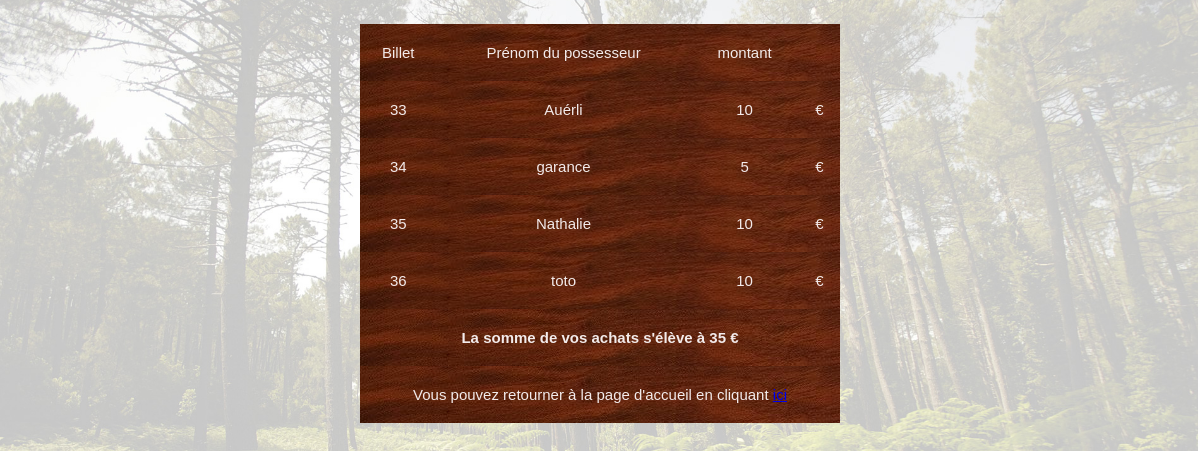
Page /Mon_Panier.php on the committed database.
### tables this page shows
CREATE TABLE `billet` (
  `ID_BILLET` int(11) NOT NULL,
  `ID_TARIF` int(11) NOT NULL,
  `ID_CLIENT` int(11) NOT NULL,
  `POSSESSEUR` varchar(50) NOT NULL
);

CREATE TABLE `tarif` (
  `ID_TARIF` int(11) NOT NULL,
  `MONTANT_TARIF` decimal(8,0) NOT NULL,
  `LIBELLE_TARIF` varchar(20) NOT NULL
);

### Mon_Panier.php (the view, shortened to what this page needs)
<!DOCTYPE html >
<html>
		<link rel="stylesheet" href="General.css">
	<body>
		<main>
		<?php
			include('Common/Connexion.php');
		?>
			<table id="tab_panier">
				<?php
				echo("<TR>" . "<TD> Billet </TD> " . "<TD> Prénom du possesseur </TD> " ." <TD > montant </TD> "."<TD> </TD>" ."</TR>");
				$q="SELECT ID_BILLET, POSSESSEUR, MONTANT_TARIF FROM billet B INNER JOIN tarif T on B.ID_TARIF=T.ID_TARIF WHERE ID_CLIENT IN (SELECT MAX(ID_CLIENT) FROM billet) ";
				$billets=$bdd->query($q);
				foreach ($billets as $billet)
					echo("<TR>"."<TD>".$billet['ID_BILLET'] . " </TD>" . " <TD>". $billet['POSSESSEUR'] . " </TD> " . "<TD>" . $billet['MONTANT_TARIF'] . "</TD>" . "<TD> " . "€" ."</TD></TR>" );
				?>
				<tr>
					<td colspan="4">
					 <?php
						echo(" <b>La somme de vos achats s'élève à<b> ");
						$q="SELECT SUM(MONTANT_TARIF) as total from billet B INNER JOIN tarif T on B.ID_TARIF=T.ID_TARIF WHERE ID_CLIENT IN (SELECT MAX(ID_CLIENT) FROM billet)";
						$billets=$bdd->query($q);
						foreach($billets as $billet)
						echo($billet["total"]. " €");
					?>
					</td>
				</tr>
				<tr>
					<td colspan="4">
						Vous pouvez retourner à la page d'accueil en cliquant <a href="accueil.php" > ici </a>
					</td>
				</tr>
			</table>
		</main>
	</body>
</html>

### General.css (style rules this page uses)
body { margin: 0px; font-family: sans-serif; background: url(images/fond.jpg)no-repeat center center fixed; background-size:cover; }
#tab_panier { float : left; background-color: #FFFFFF; color: #f3ebeb; text-align: center; border-color: #1a1818; border-collapse: collapse; font-size: 15px; width:40%; padding: 20px 0px; margin-top:2%; margin-right: 30%; float: right; }
#tab_panier tr { background-image:url(images/fond-bois.jpg); }
#tab_panier td { padding: 20px 10px 20px 10px; }

### rows in the picture
billet: ID_BILLET "33", POSSESSEUR "Auérli", ID_TARIF.MONTANT_TARIF "10"
billet: ID_BILLET "34", POSSESSEUR "garance", ID_TARIF.MONTANT_TARIF "5"
billet: ID_BILLET "35", POSSESSEUR "Nathalie", ID_TARIF.MONTANT_TARIF "10"
billet: ID_BILLET "36", POSSESSEUR "toto", ID_TARIF.MONTANT_TARIF "10"

### other values in the picture
$billet["total"] "35"
